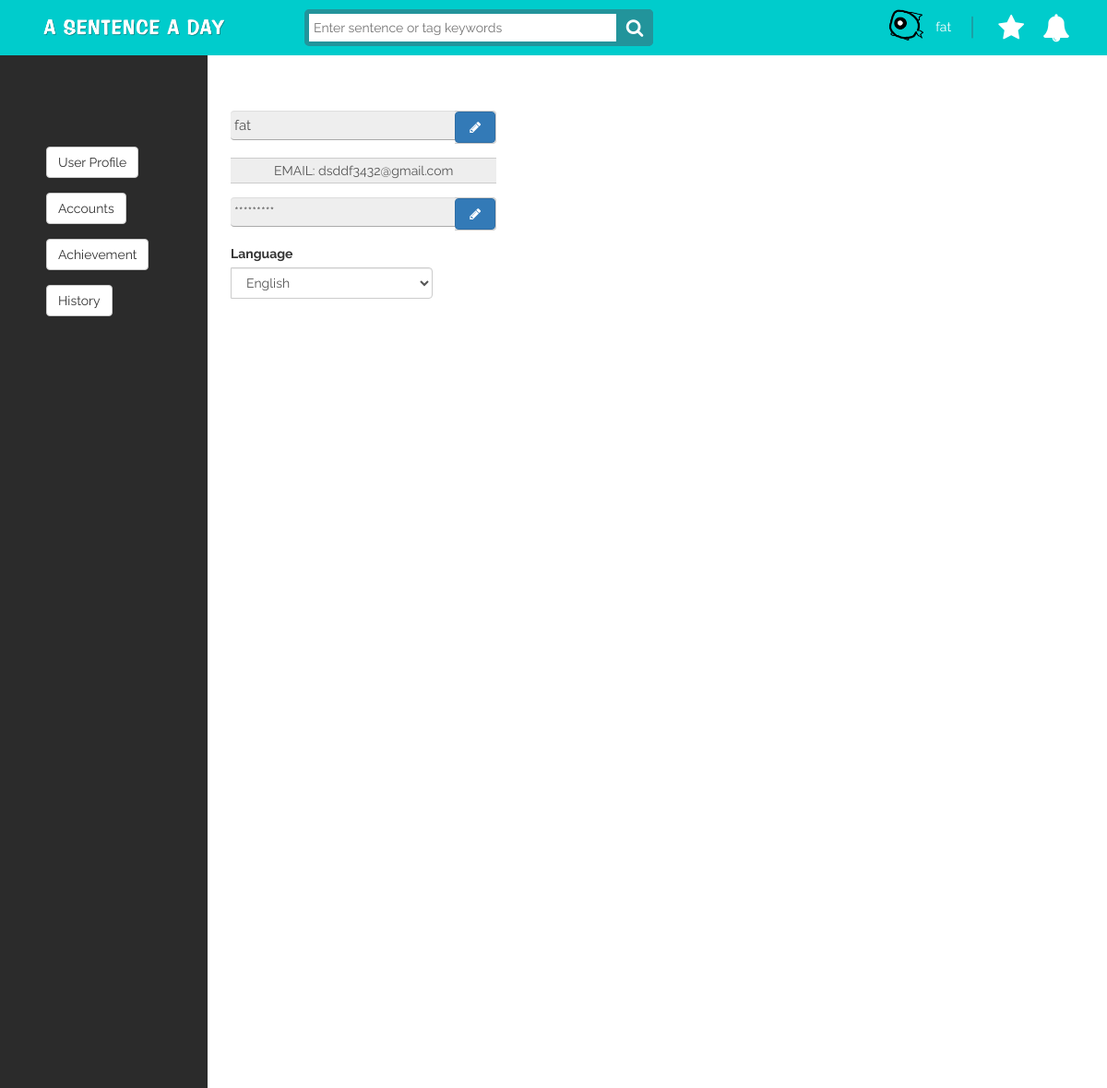
/user/account/ (signed in), run on an earlier commit of the app's database.
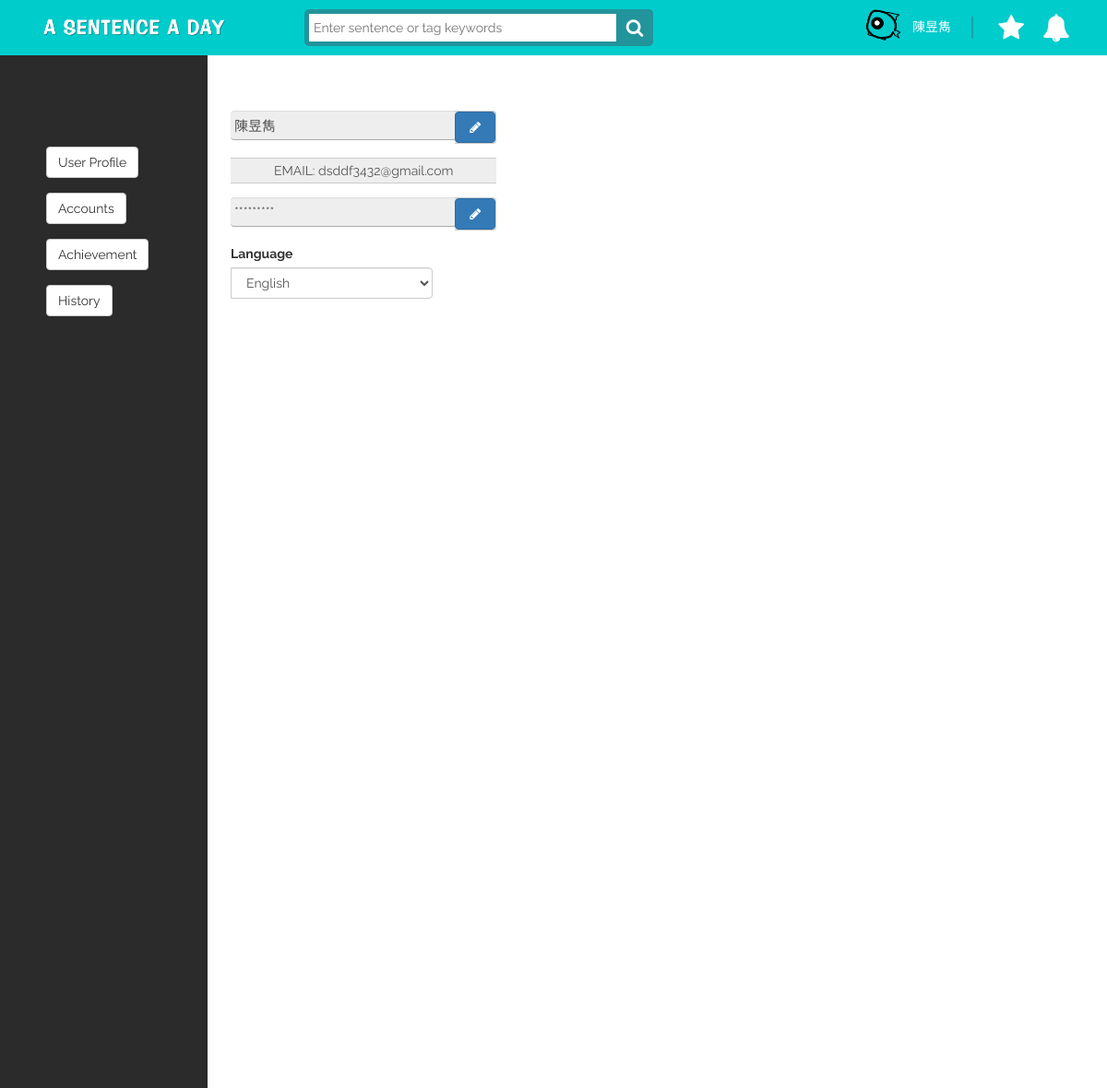
And on a later commit of the database.
### sentence/models.py (models this page shows)
class User(models.Model):
	UID = models.AutoField(primary_key=True)
	UserName = models.CharField(max_length=50, null=False)
	Email = models.EmailField(max_length=254,unique = True)
	Password = models.CharField(max_length=50, null=False)
	SocialID = models.BigIntegerField(null=True,unique = True)
 	UserIcon = models.ImageField(upload_to='UserIcon_folder',default='/images/fish.png')

### sentence/views.py (the view)
# urls.py: url(r'^user/account/', views.user_account),
def user_account(request):
    if request.session.get('UID'):
        usermodel = User.objects.get(UID=request.session.get('UID'))
        context = {'username': usermodel,'extend_index': 'sentence/background_afterlogin.html'}
        return render(request, "sentence/user_account.html",context)
    else:
        context = {'extend_index': 'sentence/background.html'}
        return render(request, "sentence/user_account.html",context)

### sentence/templates/sentence/user_account.html (shortened to what this page needs)
{% extends extend_index %}
{% load staticfiles %}
{% block content1 %}
<div id="wrapper">
    <ul class="nav navbar-nav side-nav">
        <div class="sidebar-menu">
            <a href="/user/profile"><button type="button" class="btn btn-default navbar-btn">User Profile</button></a>
            <a href="/user/account"><button type="button" class="btn btn-default navbar-btn">Accounts</button></a>
            <a href="/user/achievement"><button type="button" class="btn btn-default navbar-btn">Achievement</button></a>
            <a href="/user/history"><button type="button" class="btn btn-default navbar-btn">History</button></a>
        </div>
    </ul>
    <div id="page-wrapper">
        <div class="container-fluid">
            <div class="row">
                <div class="col-lg-4">
                    <form role="form">
                        <div class="form-group input-group">
                            <input type="text" class="form-control" value="{{username.UserName}}" disabled>
                            <span class="input-group-addon" style="padding:0 0 0 0;"><a  data-toggle="modal" data-target="#nameDialog" data-ref="dialog" data-role="button" class="btn btn-primary" id="pwd"><i class="fa fa-fw fa-pencil"></i></a></span>
                        </div>
                        <div class="form-group input-group">
                            <span class="input-group-addon">EMAIL: dsddf3432@gmail.com</span>
                        </div>
                        <div class="form-group input-group">
                            <input type="text" class="form-control" value="*********" disabled>
                            <span class="input-group-addon" style="padding:0 0 0 0;"><a  data-toggle="modal" data-target="#pswDialog" data-ref="dialog" data-role="button" class="btn btn-primary" id="pwd"><i class="fa fa-fw fa-pencil"></i></a></span>
                        </div>
                        <div class="form-group input-group">
                            <label>Language</label>
                            <select class="form-control">
											<option>English</option>
										</select>
                        </div>
                    </form>
                </div>
            </div>
        </div>
    </div>
</div>
{% endblock content1 %}

### sentence/templates/sentence/background_afterlogin.html (shortened to what this page needs)
{% load staticfiles %}
<!DOCTYPE html>
<html>
<head>
    <link rel="stylesheet" href="https://cdnjs.cloudflare.com/ajax/libs/normalize/5.0.0/normalize.min.css">
    <link rel="stylesheet" href="https://netdna.bootstrapcdn.com/bootstrap/3.3.7/css/bootstrap.min.css">
    <link rel="stylesheet" href="{% static 'icons-fonts/glyphicon-style.css' %}">
    <link href="https://file.myfontastic.com/aR4fpYP5juQuaFcCLbzkFZ/icons.css" rel="stylesheet">
    <link rel="stylesheet" href="https://maxcdn.bootstrapcdn.com/font-awesome/4.7.0/css/font-awesome.min.css">
    <link rel="stylesheet" href="{% static 'css/styles.css' %}">
    <link rel="stylesheet" href="{% static 'css/navbar.css' %}">
    <link rel="stylesheet" href="{% static 'css/textfield.css' %}">
    <link rel="stylesheet" href="{% static 'css/postcard.css' %}">
    <link rel="stylesheet" href="{% static 'css/sentence.css' %}">
    <link rel="stylesheet" href="{% static 'css/userMap.css' %}">
    <link href="{% static 'css/jqvmap.css' %}" media="screen" rel="stylesheet" type="text/css">
    <link rel="stylesheet" href="{% static 'css/sb-admin.css' %}">
    <link rel="stylesheet" href="{% static 'css/morris.css' %}">
</head>
<body>
    <div class="header">
        <nav class="navbar-fixed-top" role="navigation">
            <div class="navbar header-1">
                <div class="container">
                    <div class="col-md-3 col-sm-6 col-xs-6">
                        <div class="header-logo">
                            <a href="/"> <img class="logo img-valign img-responsive" src="{% static 'images/logo2.png' %}"> </a>
                        </div>
                    </div>
                    <div class="col-md-6 col-sm-6 col-xs-6">
                        <form class="search">
                            <input class="searchTerm" placeholder="Enter sentence or tag keywords" />
                        </form>
                    </div>
                    <div class="col-md-3 col-sm-6 col-xs-6 header-mobile-sm">
                        <div class="header-sm user">
                            <span class="after-login">
                                  <a href="#" class="dropdown-toggle" data-toggle="dropdown" role="button" aria-expanded="false">
                                  {% if username %}
                                    <img src="{% static username.UserIcon.url %}" height="40" width="40" id="user-pic">
                                    <span id="user-name"><font color=#fff>{{username.UserName}}</font></span>
                                  {% else %}
                                    <i class="fa fa-user-circle" style="font-size: 30px; color:#FFF" id="user-pic"></i>
                                    <span id="user-name"><font color=#fff>UserName</font></span>
                                  {% endif %}
                                  </a>
                            </span>
                        </div>
                        <span style="color:#22949b; font-size: 26px;">|&ensp;</span>
                        <div class="header-sm favorite">
                            <span class="after-login">
                                  <a href="#" class="dropdown-toggle" data-toggle="dropdown" role="button" aria-expanded="false">
                                    <i class="fa fa-star" style="font-size: 30px; color:#fff;"></i>
                                  </a>
                            </span>
                        </div>
                        <div class="header-sm notification">
                            <span class="after-login">
                                  <a href="#" class="dropdown-toggle" data-toggle="dropdown" role="button" aria-expanded="false">
                                    <i class="fa fa-bell" style="font-size: 30px; color:#fff;"></i>
                                  </a>
                            </span>
                        </div>
                    </div>
                </div>
            </div>
        </nav>
    </div>
    <div class="body"> {% block content1 %} {% endblock content1 %} </div>
</body>
</html>

What changed in the data, as far as the page shows it:
changed User: UserName "fat" → "陳昱雋"
